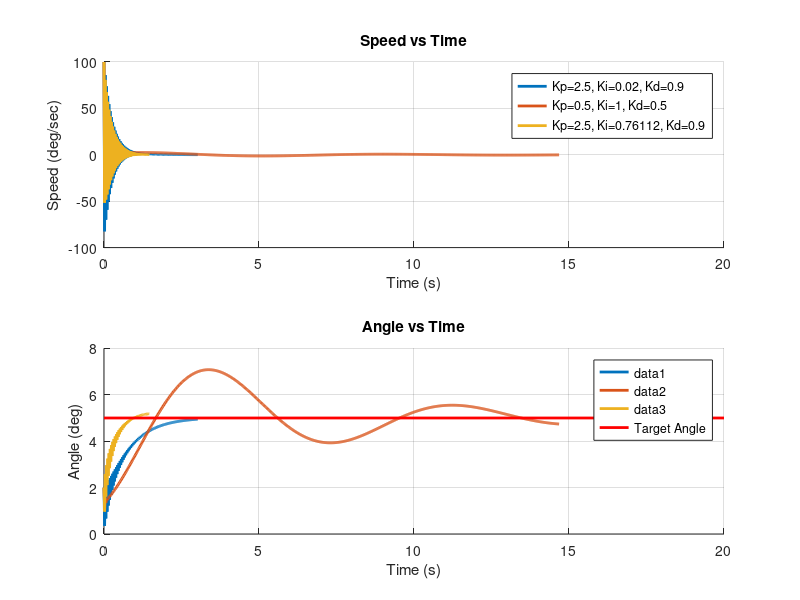

The MATLAB script that drew this image:
% Clear workspace
clear; clc;

% Simulation parameters
max_speed = 100;       % Maximum angular speed (degrees/sec)
time_step = 0.02;     % Time step (10ms)
max_time = 20;       % Maximum simulation time (30 seconds)

% Get target angle from user input
target_angle = input('Enter the target angle (degrees): ');

% PID constants sets (5 different configurations + 1 with dynamic Ki and fixed Kd)
pid_constants = [
    2.5, 0.02, 0.9;   % Set 1
    0.5, 1, 0.5;     % Set 2
    2.5, 0, 0.9;        % Set 6: Kp=1, Ki dynamic (second integral), Kd=0.4
];

% Define colors for plotting
colors = lines(3); % Generate 6 distinct colors (including the new set)

% Function to calculate wrapped error for angle (0-360 degrees)
wrap_error = @(target, current) mod(target - current + 180, 360) - 180;

% Create figure for the plots
figure;

% Subplot 1: Speed vs Time
subplot(2,1,1);
hold on;
title('Speed vs Time');
xlabel('Time (s)');
ylabel('Speed (deg/sec)');
grid on;

% Subplot 2: Angle vs Time
subplot(2,1,2);
hold on;
title('Angle vs Time');
xlabel('Time (s)');
ylabel('Angle (deg)');
grid on;

% Loop over each PID constant set
for i = 1:size(pid_constants, 1)
    Kp = pid_constants(i, 1);
    Ki = pid_constants(i, 2);
    Kd = pid_constants(i, 3);

    % Initial conditions
    current_angle = 0;
    previous_error = 0;
    integral = 0;
    speed = 0;
    integral_of_integral = 0;  % Variable to store the second-level integral for Ki

    % Data storage for this run
    time_data = [];
    speed_data = [];
    angle_data = [];

    % Simulation loop
    for t = 0:time_step:max_time
        % Compute error
        error = wrap_error(target_angle, current_angle);

        % PID calculations
        integral = integral + error * time_step;
        derivative = (error - previous_error) / time_step;

        % For Set 3, calculate Ki dynamically at each step by integrating the integral
        if i == 3
            fprintf('Time: %.2f s, integral: %.4f\n', t, integral);
            integral_of_integral = integral_of_integral + integral * time_step;   % Second-level integral for Ki
            fprintf('Time: %.2f s, integral_of_integral: %.4f\n', t, integral_of_integral);
            Ki = 1 / integral_of_integral;

            % Print Ki at every step for Set 3
            fprintf('Time: %.2f s, Ki: %.4f\n', t, Ki);
        end


        % Calculate control output
        control_output = Kp * error + Ki * integral + Kd * derivative;

        % Update speed based on PID control output
        speed = max(min(control_output, max_speed), -max_speed);

        % Update motor position
        current_angle = mod(current_angle + speed * time_step, 360); % Wrap position 0-360

        % Store data for plotting
        time_data = [time_data, t];
        speed_data = [speed_data, speed];
        angle_data = [angle_data, current_angle];

        % Update previous error for the next step
        previous_error = error;


        % Stop if close to target
        if abs(error) < 0.5 && abs(speed) < 0.1
            break;
        end
    end

    % Plot Speed vs Time
    subplot(2,1,1);
    plot(time_data, speed_data, 'LineWidth', 2, 'Color', colors(i,:), 'DisplayName', ['Kp=' num2str(Kp) ', Ki=' num2str(Ki) ', Kd=' num2str(Kd)]);

    % Plot Angle vs Time
    subplot(2,1,2);
    plot(time_data, angle_data, 'LineWidth', 2, 'Color', colors(i,:));
end

% Plot target angle as a horizontal line on the "Angle vs Time" graph
subplot(2,1,2);
hold on;
% Create a horizontal line using the plot function
plot([0 max_time], [target_angle target_angle], 'r', 'LineWidth', 2, 'DisplayName', 'Target Angle');

% Add legends
subplot(2,1,1);
legend('show');

subplot(2,1,2);
legend('show');

hold off;
